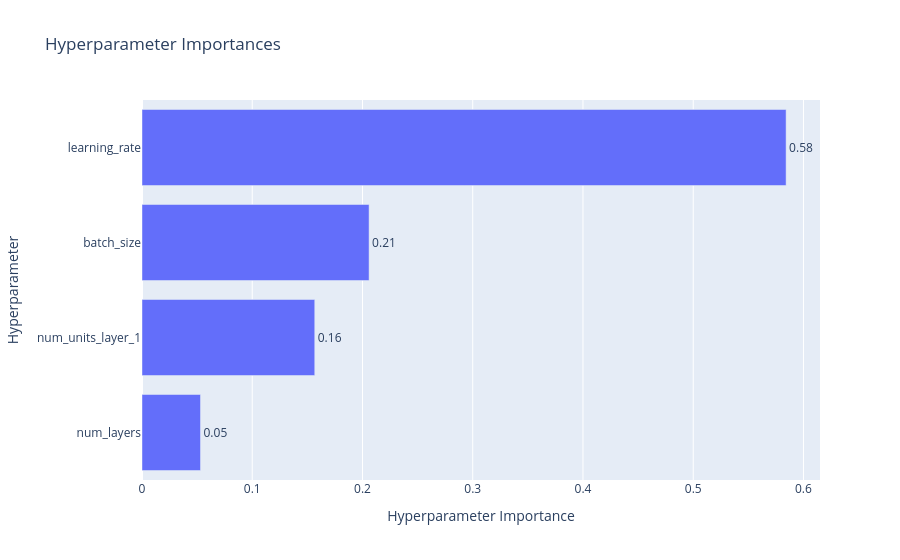

The notebook cell this image was saved under:
### Code cell
optuna.visualization.plot_param_importances(study)

### Figure 1 — Plotly figure (JSON) as saved in the notebook; plotly's stock layout.template omitted (floating-point values rounded to 4 significant figures)
{"data": [{"cliponaxis": false, "hovertemplate": ["num_layers (IntDistribution): 0.0530638902620487<extra></extra>", "num_units_layer_1 (IntDistribution): 0.15669440625046296<extra></extra>", "batch_size (CategoricalDistribution): 0.20599037676950918<extra></extra>", "learning_rate (FloatDistribution): 0.5842513267179792<extra></extra>"], "name": "Objective Value", "orientation": "h", "text": ["0.05", "0.16", "0.21", "0.58"], "textposition": "outside", "x": [0.05306, 0.1567, 0.206, 0.5843], "y": ["num_layers", "num_units_layer_1", "batch_size", "learning_rate"], "type": "bar"}], "layout": {"title": {"text": "Hyperparameter Importances"}, "xaxis": {"title": {"text": "Hyperparameter Importance"}}, "yaxis": {"title": {"text": "Hyperparameter"}}}}
